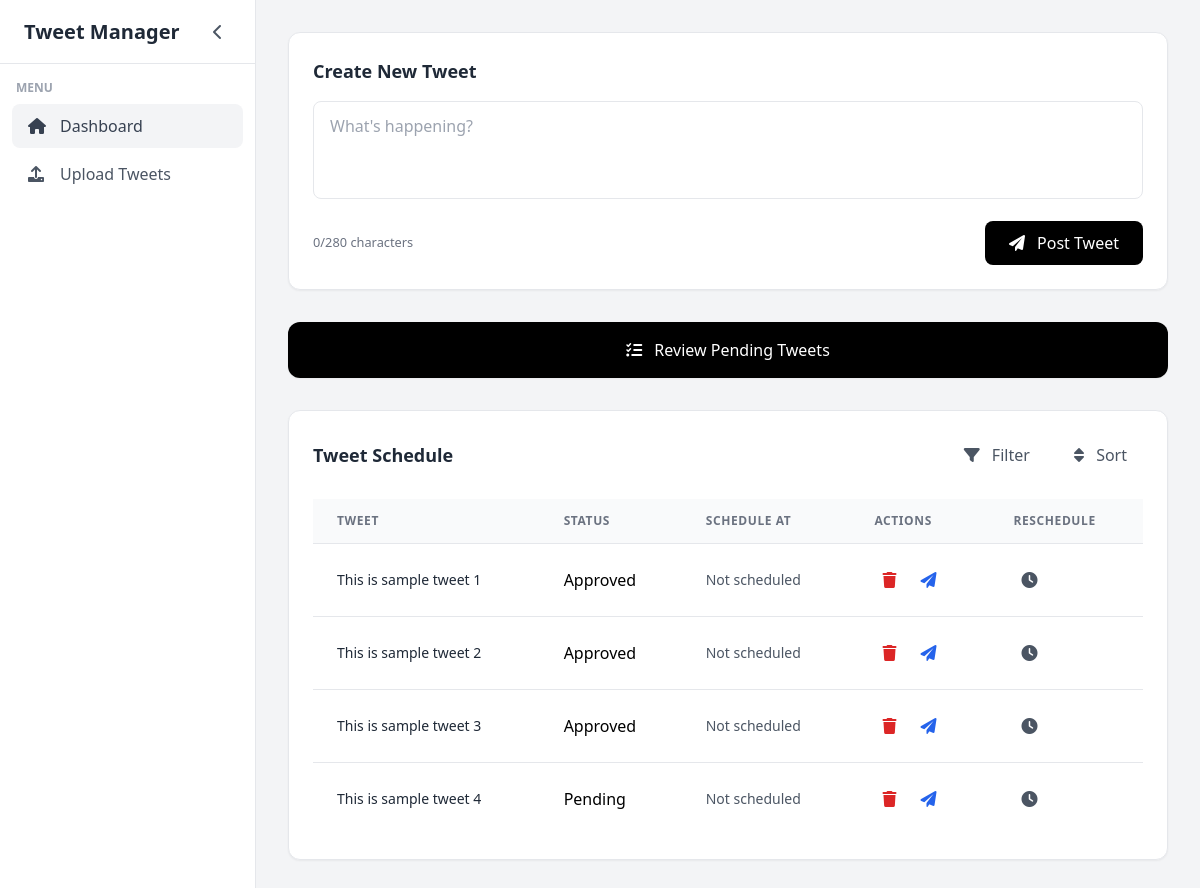
/, run on an earlier commit of the app's database.
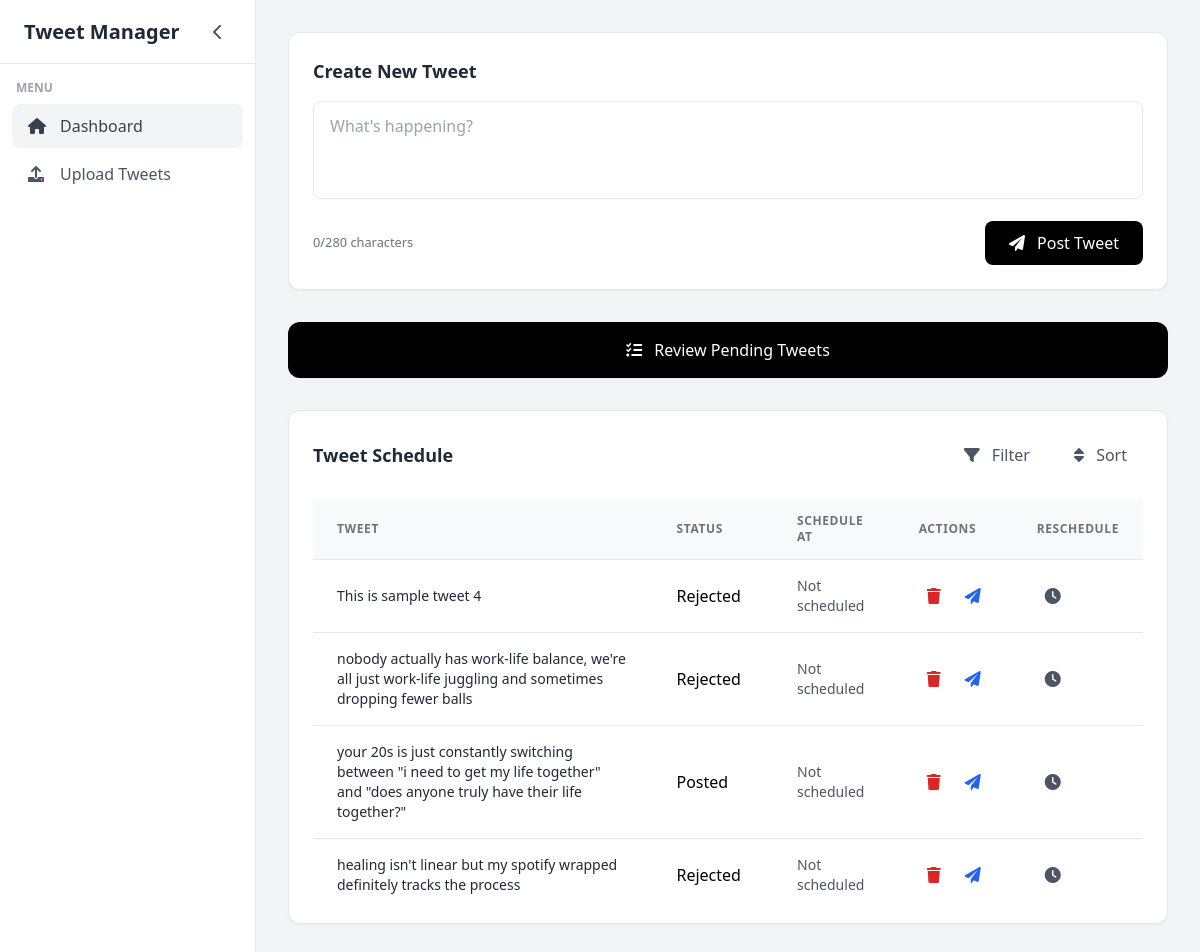
And on a later commit of the database.
### tables this page shows
CREATE TABLE tweets (
            id INTEGER PRIMARY KEY AUTOINCREMENT,
            tweet TEXT NOT NULL,
            status TEXT,
            created_at TIMESTAMP DEFAULT CURRENT_TIMESTAMP,
            scheduled_time TIMESTAMP
        , posted_time DATETIME);

### app.py (the view)
@app.route("/")
def index():
    conn = get_db_connection()
    cursor = conn.cursor()
    cursor.execute("SELECT id, tweet, status FROM tweets")
    rows = cursor.fetchall()
    conn.close()
    return render_template("index.html", tweets=rows)

### app.py (called while the page is built)
def get_db_connection():
    conn = sqlite3.connect("tweets.db")
    conn.row_factory = sqlite3.Row
    return conn

### templates/index.html (shortened to what this page needs)
<!DOCTYPE html>
<html lang="en">
  <head>
    <link
      href="https://cdnjs.cloudflare.com/ajax/libs/tailwindcss/2.2.19/tailwind.min.css"
      rel="stylesheet"
    />
    <link
      href="https://cdnjs.cloudflare.com/ajax/libs/animate.css/4.1.1/animate.min.css"
      rel="stylesheet"
    />
    <link
      href="https://cdnjs.cloudflare.com/ajax/libs/font-awesome/6.0.0/css/all.min.css"
      rel="stylesheet"
    />
    <link
      rel="stylesheet"
      href="https://cdn.jsdelivr.net/npm/flatpickr/dist/flatpickr.min.css"
    />
  </head>
  <body class="bg-gray-100">
    <div
      id="sidebar"
      class="fixed inset-y-0 left-0 w-64 bg-white border-r border-gray-200 transform -translate-x-full lg:translate-x-0 transition-transform duration-200 ease-in-out z-40"
    >
      <div
        class="h-16 flex items-center justify-between px-6 border-b border-gray-200"
      >
        <span class="text-xl font-semibold text-gray-800">Tweet Manager</span>
        <button
          id="sidebarCollapseBtn"
          class="lg:flex hidden p-2 hover:bg-gray-100 rounded-lg transition-colors"
        >
          <i
            id="sidebarCollapseIcon"
            class="fas fa-chevron-left text-gray-600"
          ></i>
        </button>
      </div>
      <div class="py-4">
        <div class="px-4 mb-2 text-xs font-semibold text-gray-400 uppercase">
          Menu
        </div>
        <nav class="space-y-1 px-3">
          <a
            href="/"
            class="flex items-center px-4 py-2.5 text-gray-700 rounded-lg bg-gray-100"
          >
            <i class="fas fa-home w-5 mr-3"></i>
            <span>Dashboard</span>
          </a>
          <a
            href="#"
            onclick="openUploadModal()"
            class="flex items-center px-4 py-2.5 text-gray-600 rounded-lg hover:bg-gray-100"
          >
            <i class="fas fa-upload w-5 mr-3"></i>
            <span>Upload Tweets</span>
          </a>
        </nav>
      </div>
    </div>
    <div id="mainContent" class="lg:ml-64 p-8 transition-all duration-200">
      <div
        class="bg-white rounded-xl p-6 mb-8 animate__animated animate__fadeIn shadow-sm border border-gray-200"
      >
        <h3 class="text-lg font-semibold text-gray-800 mb-4">
          Create New Tweet
        </h3>
        <div class="space-y-4">
          <textarea
            id="tweetText"
            class="w-full px-4 py-3 rounded-lg border border-gray-200 focus:ring-2 focus:ring-black focus:border-black transition-all resize-none"
            rows="3"
            placeholder="What's happening?"
          ></textarea>
          <div class="flex justify-between items-center">
            <small class="text-gray-500 font-medium">
              <span id="charCount">0</span>/280 characters
            </small>
            <button
              onclick="postTweet()"
              class="px-6 py-2.5 bg-black text-white rounded-lg hover:bg-gray-800 transition-colors font-medium"
            >
              <i class="fas fa-paper-plane mr-2"></i>
              Post Tweet
            </button>
          </div>
        </div>
      </div>
      <button
        onclick="openReviewModal()"
        class="w-full mb-8 px-6 py-4 bg-black text-white rounded-xl hover:bg-gray-800 transition-colors shadow-sm font-medium"
      >
        <i class="fas fa-tasks mr-2"></i>
        Review Pending Tweets
      </button>
      <div
        class="bg-white rounded-xl p-6 animate__animated animate__fadeIn shadow-sm border border-gray-200"
      >
        <div class="flex justify-between items-center mb-6">
          <h4 class="text-lg font-semibold text-gray-800">Tweet Schedule</h4>
          <div class="flex items-center space-x-4">
            <div class="space-x-2">
              <button
                class="px-4 py-2 text-gray-600 hover:bg-gray-100 rounded-lg transition-colors"
              >
                <i class="fas fa-filter mr-2"></i>
                Filter
              </button>
              <button
                class="px-4 py-2 text-gray-600 hover:bg-gray-100 rounded-lg transition-colors"
              >
                <i class="fas fa-sort mr-2"></i>
                Sort
              </button>
            </div>
          </div>
        </div>
        <div id="schedule-container" class="overflow-x-auto">
          <table class="min-w-full divide-y divide-gray-200">
            <thead class="bg-gray-50">
              <tr>
                <th
                  class="px-6 py-3.5 text-left text-xs font-semibold text-gray-500 uppercase tracking-wider"
                >
                  Tweet
                </th>
                <th
                  class="px-6 py-3.5 text-left text-xs font-semibold text-gray-500 uppercase tracking-wider"
                >
                  Status
                </th>
                <th
                  class="px-6 py-3.5 text-left text-xs font-semibold text-gray-500 uppercase tracking-wider"
                >
                  Schedule At
                </th>
                <th
                  class="px-6 py-3.5 text-left text-xs font-semibold text-gray-500 uppercase tracking-wider"
                >
                  Actions
                </th>
                <th
                  class="px-6 py-3.5 text-left text-xs font-semibold text-gray-500 uppercase tracking-wider"
                >
                  Reschedule
                </th>
              </tr>
            </thead>
            <tbody id="schedule-body" class="divide-y divide-gray-200">
              {% for tweet in tweets %}
              <tr>
                <td class="px-6 py-4 text-sm text-gray-800">
                  {{ tweet['tweet'] }}
                </td>
                <td class="px-6 py-4">
                  <span
                    class="status-badge {% if tweet['status'] == 'approved' %}status-approved{% elif tweet['status'] == 'rejected' %}status-rejected{% else %}status-pending{% endif %}"
                  >
                    {{ tweet['status']|default('pending', true)|title }}
                  </span>
                </td>
                <td class="px-6 py-4 text-sm text-gray-600">
                  {{ tweet['scheduled_time']|default('Not scheduled', true) }}
                </td>
                <td class="px-6 py-4">
                  <div class="flex space-x-2">
                    <button
                      class="p-2 text-red-600 hover:bg-red-50 rounded-lg"
                      onclick="deletePost({{ tweet['id'] }})"
                    >
                      <i class="fas fa-trash"></i>
                    </button>
                    <button
                      class="p-2 text-blue-600 hover:bg-blue-50 rounded-lg"
                      onclick="postNow({{ tweet['id'] }})"
                    >
                      <i class="fas fa-paper-plane"></i>
                    </button>
                  </div>
                </td>
                <td class="px-6 py-4">
                  <button
                    class="p-2 text-gray-600 hover:bg-gray-100 rounded-lg"
                    onclick="openUpdateTimeModal({{ tweet['id'] }})"
                  >
                    <i class="fas fa-clock"></i>
                  </button>
                </td>
              </tr>
              {% endfor %}
            </tbody>
          </table>
        </div>
      </div>
    </div>
  </body>
</html>

### templates/index.html (style rules this page uses)
.status-badge { @apply px-3 py-1.5 rounded-lg text-sm font-medium; }
.status-rejected { @apply bg-red-100 text-red-700 border border-red-200; }
.status-pending { @apply bg-yellow-100 text-yellow-700 border border-yellow-200; }

What changed in the data, as far as the page shows it:
removed tweets: tweet "This is sample tweet 1", status "Approved", scheduled_time "Not scheduled"
removed tweets: tweet "This is sample tweet 2", status "Approved", scheduled_time "Not scheduled"
removed tweets: tweet "This is sample tweet 3", status "Approved", scheduled_time "Not scheduled"
changed tweets "This is sample tweet 4": status "Pending" → "Rejected"
added tweets: tweet "nobody actually has work-life balance, we're all just work-life juggling and sometimes dropping fewer balls", status "Rejected", scheduled_time "Not scheduled"
added tweets: tweet "your 20s is just constantly switching between \"i need to get my life together\" and \"does anyone truly have their life together?\"", status "Posted", scheduled_time "Not scheduled"
added tweets: tweet "healing isn't linear but my spotify wrapped definitely tracks the process", status "Rejected", scheduled_time "Not scheduled"
